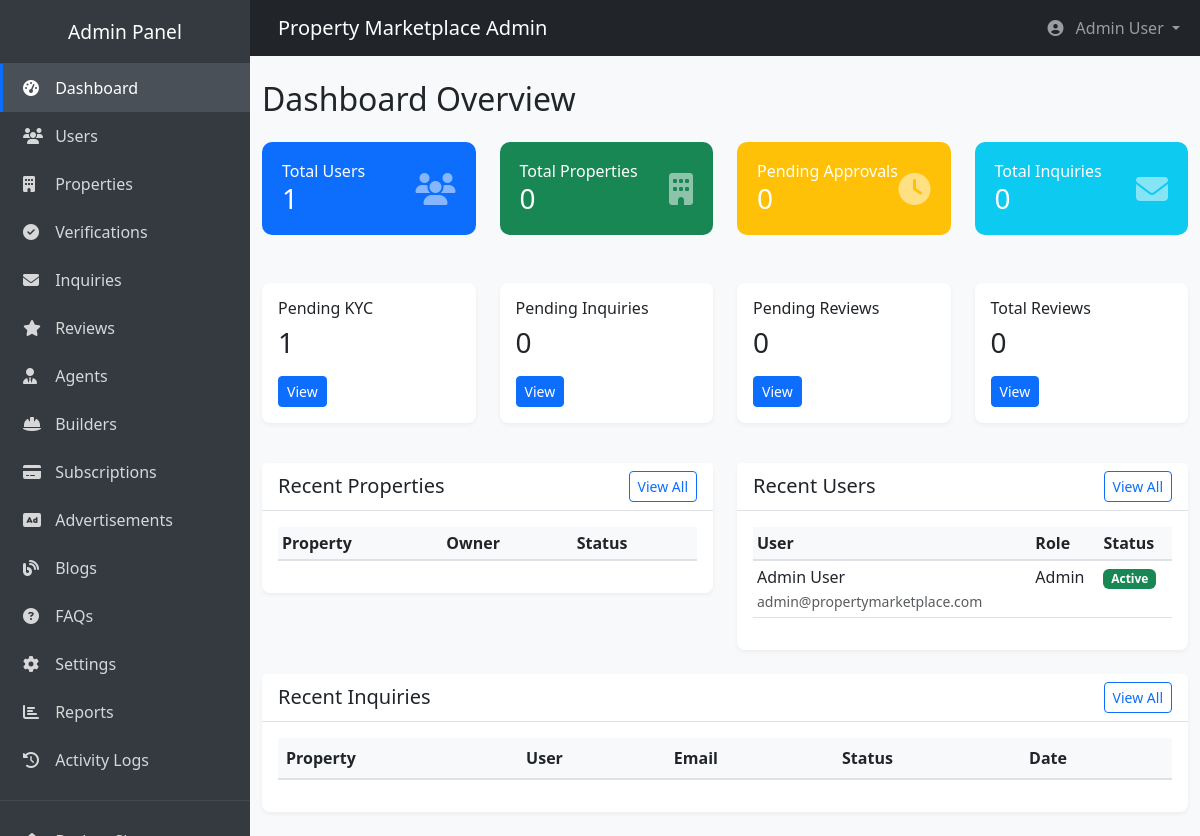
Page /admin/dashboard.php (signed in) on the committed database.
### tables this page shows
CREATE TABLE `users` (
  `id` int(11) NOT NULL AUTO_INCREMENT,
  `email` varchar(255) NOT NULL,
  `password` varchar(255) NOT NULL,
  `first_name` varchar(100) NOT NULL,
  `last_name` varchar(100) NOT NULL,
  `phone` varchar(20) DEFAULT NULL,
  `role` enum('buyer','seller','agent','builder','admin') NOT NULL DEFAULT 'buyer',
  `profile_image` varchar(255) DEFAULT NULL,
  `date_of_birth` date DEFAULT NULL,
  `gender` enum('male','female','other') DEFAULT NULL,
  `address` text DEFAULT NULL,
  `city` varchar(100) DEFAULT NULL,
  `state` varchar(100) DEFAULT NULL,
  `country` varchar(100) DEFAULT 'India',
  `pincode` varchar(10) DEFAULT NULL,
  `aadhaar_number` varchar(12) DEFAULT NULL,
  `aadhaar_document` varchar(255) DEFAULT NULL,
  `pan_number` varchar(10) DEFAULT NULL,
  `pan_document` varchar(255) DEFAULT NULL,
  `kyc_verified` enum('pending','approved','rejected') DEFAULT 'pending',
  `kyc_rejection_reason` text DEFAULT NULL,
  `email_verified` tinyint(1) DEFAULT 0,
  `email_otp` varchar(6) DEFAULT NULL,
  `otp_expiry` datetime DEFAULT NULL,
  `account_status` enum('active','inactive','suspended','deleted') DEFAULT 'active',
  `is_verified` tinyint(1) DEFAULT 0,
  `verification_badge` enum('none','verified_owner','verified_agent','verified_builder') DEFAULT 'none',
  `last_login` datetime DEFAULT NULL,
  `login_attempts` int(11) DEFAULT 0,
  `locked_until` datetime DEFAULT NULL,
  `two_factor_enabled` tinyint(1) DEFAULT 0,
  `two_factor_secret` varchar(255) DEFAULT NULL,
  `created_at` timestamp NOT NULL DEFAULT CURRENT_TIMESTAMP,
  `updated_at` timestamp NOT NULL DEFAULT CURRENT_TIMESTAMP ON UPDATE CURRENT_TIMESTAMP,
  PRIMARY KEY (`id`),
  UNIQUE KEY `email` (`email`),
  KEY `role` (`role`),
  KEY `account_status` (`account_status`)
);

### includes/functions.php (called while the page is built, shortened)
<?php
require_once __DIR__ . '/../config/database.php';
function isLoggedIn() {
    return isset($_SESSION['user_id']);
}
function getCurrentUserId() {
    return $_SESSION['user_id'] ?? null;
}
function getCurrentUser() {
    global $conn;
    $user_id = getCurrentUserId();
    $stmt = $conn->prepare("SELECT * FROM users WHERE id = ?");
    $stmt->execute([$user_id]);
    return $stmt->fetch();
}
function isAdmin() {
    $user = getCurrentUser();
    return $user && $user['role'] === 'admin';
}
?>

### admin/dashboard.php (the view, shortened to what this page needs)
<?php
require_once __DIR__ . '/../config/database.php';
require_once BASE_PATH . 'includes/functions.php';
if (!isLoggedIn() || !isAdmin()) {
    redirect('login.php');
}
$stats = [];
$stmt = $conn->query("SELECT COUNT(*) as total FROM users");
$stats['total_users'] = $stmt->fetch()['total'];
$stmt = $conn->query("SELECT COUNT(*) as total FROM properties");
$stats['total_properties'] = $stmt->fetch()['total'];
$stmt = $conn->query("SELECT COUNT(*) as total FROM properties WHERE approval_status = 'pending'");
$stats['pending_properties'] = $stmt->fetch()['total'];
$stmt = $conn->query("SELECT COUNT(*) as total FROM users WHERE kyc_verified = 'pending'");
$stats['pending_kyc'] = $stmt->fetch()['total'];
$stmt = $conn->query("SELECT COUNT(*) as total FROM inquiries");
$stats['total_inquiries'] = $stmt->fetch()['total'];
$stmt = $conn->query("SELECT COUNT(*) as total FROM inquiries WHERE status = 'pending'");
$stats['pending_inquiries'] = $stmt->fetch()['total'];
$stmt = $conn->query("SELECT COUNT(*) as total FROM reviews");
$stats['total_reviews'] = $stmt->fetch()['total'];
$stmt = $conn->query("SELECT COUNT(*) as total FROM reviews WHERE status = 'pending'");
$stats['pending_reviews'] = $stmt->fetch()['total'];
$stmt = $conn->query("SELECT * FROM users ORDER BY created_at DESC LIMIT 5");
$recentUsers = $stmt->fetchAll();
?>
<!DOCTYPE html>
<html lang="en">
<head>
    <link href="https://cdn.jsdelivr.net/npm/bootstrap@5.3.0/dist/css/bootstrap.min.css" rel="stylesheet">
    <link rel="stylesheet" href="https://cdnjs.cloudflare.com/ajax/libs/font-awesome/6.4.0/css/all.min.css">
    <link rel="stylesheet" href="<?php echo BASE_URL; ?>assets/css/admin.css">
</head>
<body>
    <div class="d-flex">
        <?php include BASE_PATH . 'admin/includes/sidebar.php'; ?>
        <div class="flex-grow-1">
            <?php include BASE_PATH . 'admin/includes/header.php'; ?>
            <div class="container-fluid py-4">
                <h2 class="mb-4">Dashboard Overview</h2>
                <div class="row mb-4">
                    <div class="col-xl-3 col-md-6 mb-4">
                        <div class="stat-card bg-primary">
                            <div class="card-body">
                                <div class="d-flex justify-content-between align-items-center">
                                    <div>
                                        <h6 class="text-white mb-0">Total Users</h6>
                                        <h3 class="text-white mb-0"><?php echo $stats['total_users']; ?></h3>
                                    </div>
                                    <i class="fas fa-users fa-2x text-white opacity-50"></i>
                                </div>
                            </div>
                        </div>
                    </div>
                    <div class="col-xl-3 col-md-6 mb-4">
                        <div class="stat-card bg-success">
                            <div class="card-body">
                                <div class="d-flex justify-content-between align-items-center">
                                    <div>
                                        <h6 class="text-white mb-0">Total Properties</h6>
                                        <h3 class="text-white mb-0"><?php echo $stats['total_properties']; ?></h3>
                                    </div>
                                    <i class="fas fa-building fa-2x text-white opacity-50"></i>
                                </div>
                            </div>
                        </div>
                    </div>
                    <div class="col-xl-3 col-md-6 mb-4">
                        <div class="stat-card bg-warning">
                            <div class="card-body">
                                <div class="d-flex justify-content-between align-items-center">
                                    <div>
                                        <h6 class="text-white mb-0">Pending Approvals</h6>
                                        <h3 class="text-white mb-0"><?php echo $stats['pending_properties']; ?></h3>
                                    </div>
                                    <i class="fas fa-clock fa-2x text-white opacity-50"></i>
                                </div>
                            </div>
                        </div>
                    </div>
                    <div class="col-xl-3 col-md-6 mb-4">
                        <div class="stat-card bg-info">
                            <div class="card-body">
                                <div class="d-flex justify-content-between align-items-center">
                                    <div>
                                        <h6 class="text-white mb-0">Total Inquiries</h6>
                                        <h3 class="text-white mb-0"><?php echo $stats['total_inquiries']; ?></h3>
                                    </div>
                                    <i class="fas fa-envelope fa-2x text-white opacity-50"></i>
                                </div>
                            </div>
                        </div>
                    </div>
                </div>
                <div class="row mb-4">
                    <div class="col-md-3 mb-3">
                        <div class="card">
                            <div class="card-body">
                                <h6>Pending KYC</h6>
                                <h3><?php echo $stats['pending_kyc']; ?></h3>
                                <a href="<?php echo BASE_URL; ?>admin/users.php?kyc=pending" class="btn btn-sm btn-primary mt-2">View</a>
                            </div>
                        </div>
                    </div>
                    <div class="col-md-3 mb-3">
                        <div class="card">
                            <div class="card-body">
                                <h6>Pending Inquiries</h6>
                                <h3><?php echo $stats['pending_inquiries']; ?></h3>
                                <a href="<?php echo BASE_URL; ?>admin/inquiries.php?status=pending" class="btn btn-sm btn-primary mt-2">View</a>
                            </div>
                        </div>
                    </div>
                    <div class="col-md-3 mb-3">
                        <div class="card">
                            <div class="card-body">
                                <h6>Pending Reviews</h6>
                                <h3><?php echo $stats['pending_reviews']; ?></h3>
                                <a href="<?php echo BASE_URL; ?>admin/reviews.php?status=pending" class="btn btn-sm btn-primary mt-2">View</a>
                            </div>
                        </div>
                    </div>
                    <div class="col-md-3 mb-3">
                        <div class="card">
                            <div class="card-body">
                                <h6>Total Reviews</h6>
                                <h3><?php echo $stats['total_reviews']; ?></h3>
                                <a href="<?php echo BASE_URL; ?>admin/reviews.php" class="btn btn-sm btn-primary mt-2">View</a>
                            </div>
                        </div>
                    </div>
                </div>
                <div class="row">
                    <div class="col-lg-6 mb-4">
                        <div class="card">
                            <div class="card-header d-flex justify-content-between align-items-center">
                                <h5 class="mb-0">Recent Properties</h5>
                                <a href="<?php echo BASE_URL; ?>admin/properties.php" class="btn btn-sm btn-outline-primary">View All</a>
                            </div>
                            <div class="card-body">
                                <div class="table-responsive">
                                    <table class="table table-sm">
                                        <thead>
                                            <tr>
                                                <th>Property</th>
                                                <th>Owner</th>
                                                <th>Status</th>
                                            </tr>
                                        </thead>
                                    </table>
                                </div>
                            </div>
                        </div>
                    </div>
                    <div class="col-lg-6 mb-4">
                        <div class="card">
                            <div class="card-header d-flex justify-content-between align-items-center">
                                <h5 class="mb-0">Recent Users</h5>
                                <a href="<?php echo BASE_URL; ?>admin/users.php" class="btn btn-sm btn-outline-primary">View All</a>
                            </div>
                            <div class="card-body">
                                <div class="table-responsive">
                                    <table class="table table-sm">
                                        <thead>
                                            <tr>
                                                <th>User</th>
                                                <th>Role</th>
                                                <th>Status</th>
                                            </tr>
                                        </thead>
                                        <tbody>
                                            <?php foreach ($recentUsers as $user): ?>
                                                <tr>
                                                    <td>
                                                        <?php echo $user['first_name'] . ' ' . $user['last_name']; ?>
                                                        <br><small class="text-muted"><?php echo $user['email']; ?></small>
                                                    </td>
                                                    <td><?php echo ucfirst($user['role']); ?></td>
                                                    <td>
                                                        <span class="badge bg-<?php echo $user['account_status'] === 'active' ? 'success' : 'danger'; ?>">
                                                            <?php echo ucfirst($user['account_status']); ?>
                                                        </span>
                                                    </td>
                                                </tr>
                                            <?php endforeach; ?>
                                        </tbody>
                                    </table>
                                </div>
                            </div>
                        </div>
                    </div>
                </div>
                <div class="row">
                    <div class="col-12">
                        <div class="card">
                            <div class="card-header d-flex justify-content-between align-items-center">
                                <h5 class="mb-0">Recent Inquiries</h5>
                                <a href="<?php echo BASE_URL; ?>admin/inquiries.php" class="btn btn-sm btn-outline-primary">View All</a>
                            </div>
                            <div class="card-body">
                                <div class="table-responsive">
                                    <table class="table">
                                        <thead>
                                            <tr>
                                                <th>Property</th>
                                                <th>User</th>
                                                <th>Email</th>
                                                <th>Status</th>
                                                <th>Date</th>
                                            </tr>
                                        </thead>
                                    </table>
                                </div>
                            </div>
                        </div>
                    </div>
                </div>
            </div>
        </div>
    </div>
</body>
</html>

### assets/css/admin.css (style rules this page uses)
:root { --admin-primary: #343a40; --admin-secondary: #495057; --admin-light: #f8f9fa; --admin-dark: #212529; }
body { background-color: var(--admin-light); }
.stat-card { border-radius: 10px; overflow: hidden; transition: transform 0.3s ease; }
.stat-card .card-body { padding: 20px; }
.flex-grow-1 { margin-left: 250px; min-height: 100vh; }
.table thead th { background-color: var(--admin-light); border-bottom: 2px solid #dee2e6; font-weight: 600; }
.card { border: none; box-shadow: 0 2px 4px rgba(0, 0, 0, 0.05); border-radius: 8px; }
.card-header { background-color: white; border-bottom: 1px solid #dee2e6; font-weight: 600; }
.badge { padding: 0.35em 0.65em; font-size: 0.75em; }
.opacity-50 { opacity: 0.5; }

### rows in the picture
users: first_name "Admin", last_name "User", email "admin@propertymarketplace.com", role "Admin", account_status "Active"

### other values in the picture
SITE_NAME "Property Marketplace"
$_SESSION['user_name'] "Admin User"
$stats['total_users'] "1"
$stats['total_properties'] "0"
$stats['pending_properties'] "0"
$stats['total_inquiries'] "0"
$stats['pending_kyc'] "1"
$stats['pending_inquiries'] "0"
$stats['pending_reviews'] "0"
$stats['total_reviews'] "0"
